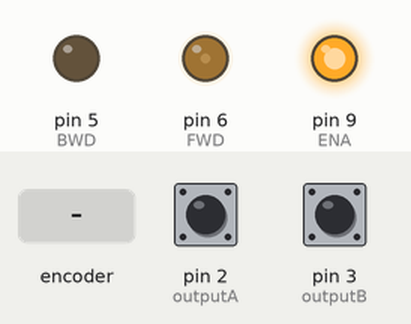
Simulated run of this sketch. Board: Arduino Uno, built with avr-gcc and run on an emulated ATmega328P. Shown: output pins drawn as LEDs (lit = HIGH). The test bench sets the inputs (shaded band); at power-on: pin 2 (outputA) HIGH, pin 3 (outputB) HIGH. What the sketch prints to the serial monitor is not drawn.

Above: at 1.2 s.
1.3 s: rotary encoder on pin 2 (outputA) / pin 3 (outputB) turned 1 step (first pin leading)
Timing chart, 0 to 4.3 s (numbered marks = the images above; inputs shaded):
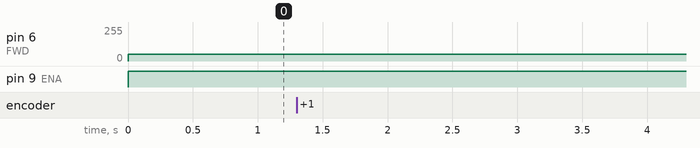

Measured:
- after the input at 1.3 s, every drawn part: stays the same

The sketch:

Rotary_Encoder_Test.ino
```cpp
int counter = 0;
int aState;
int aLastState;
int angle = 0;
int outputA = 2; //Phase A
int outputB = 3; //Phase B

int ENA = 9;
int FWD = 6;
int BWD = 5;

void setup() {
  pinMode (outputA, INPUT);
  pinMode (outputB, INPUT);

  pinMode(ENA, OUTPUT);
  pinMode(FWD, OUTPUT);
  pinMode(BWD, OUTPUT);
  Serial.begin (9600);
  // Reads the initial state of the outputA
  aLastState = digitalRead(outputA);
}

void loop() {
  //Serial.println("enabled");
  digitalWrite(ENA, HIGH);

  aState = digitalRead(outputA); // Reads the "current" state of the outputA
  // If the previous and the current state of the outputA are different, that means a Pulse has occured


    analogWrite(BWD, 0);
    analogWrite(FWD, 50);


  if (aState != aLastState) {
    // If the outputB state is different to the outputA state, that means the encoder is rotating clockwise
    if (digitalRead(outputB) != aState) {
      counter ++;
    }
    else {
      counter --;
    }

    Serial.print("Counter: ");
    Serial.println(counter);
    Serial.print("Angle of Shaft: ");
    angle = (counter *5); // Converts counter into angle, Angle of the shaft per tick
    Serial.println(angle);

    if ( angle < -360) {

      while (angle <= 360) {
        analogWrite(FWD, 0);
        analogWrite(BWD, 50);

        aState = digitalRead(outputA);

        if (aState != aLastState){
          if (digitalRead(outputB) != aState) {
          counter ++;
         }
         else {
          counter --;
         }
          Serial.print("Counter: ");
          Serial.println(counter);
          Serial.print("Angle of Shaft: ");
          angle = (counter*5);
          Serial.println(angle);
         }
        }
        }
      }
      aLastState = aState; // Updates the previous state of the outputA with the current state
    }
```
